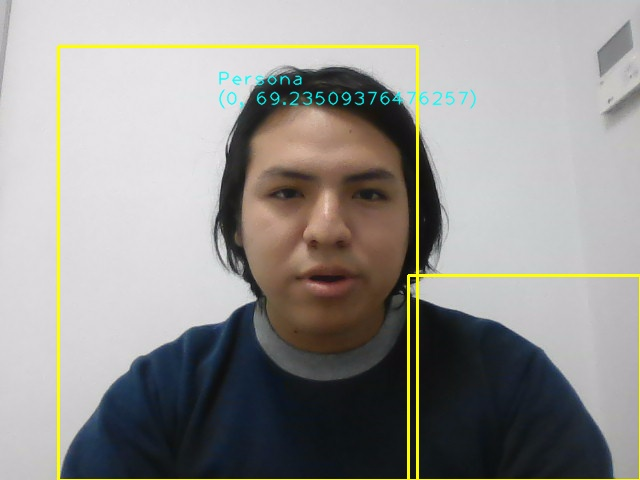
#> input picture Rostro encontrado/IMAGEN_104.jpg, 640 x 480 px, given in place of the camera
$ python almacenRostros.py 'Rostro encontrado/IMAGEN_104.jpg'
#> lines starting #> are read from the running program, lines starting #| are printed output that depends on the picture; after the words box and inside, x2 and y2 are one past the last pixel; in counts of white or black regions, pixels touching at a corner belong together
import cv2
import os
import sys
import subprocess

def entrenar():
    subprocess.Popen(['python', 'trainingFaces.py'])


def guardarNuevoRostro(nombreCarpeta):
#> called with nombreCarpeta = 'Rostro encontrado/IMAGEN_104.jpg'
    ruta1 = "rostros"
    if not os.path.exists(ruta1):
        print("Carpeta creada", ruta1)
        os.makedirs(ruta1)

    rutaunida = os.path.join(ruta1,nombreCarpeta)

    if not os.path.exists(rutaunida):
        print("Carpeta creada", rutaunida)
        os.makedirs(rutaunida)

    camara = cv2.VideoCapture(0, cv2.CAP_DSHOW)
    rostrosEntrenado = cv2.CascadeClassifier(cv2.data.haarcascades + "haarcascade_frontalface_default.xml")

    count = 0

    while(camara.isOpened()):
        ret,imagen=camara.read()
#> imagen is the input picture: shape (480, 640, 3); mean B, G, R 144.9, 148.2, 149.8
        imagen = cv2.flip(imagen,1)
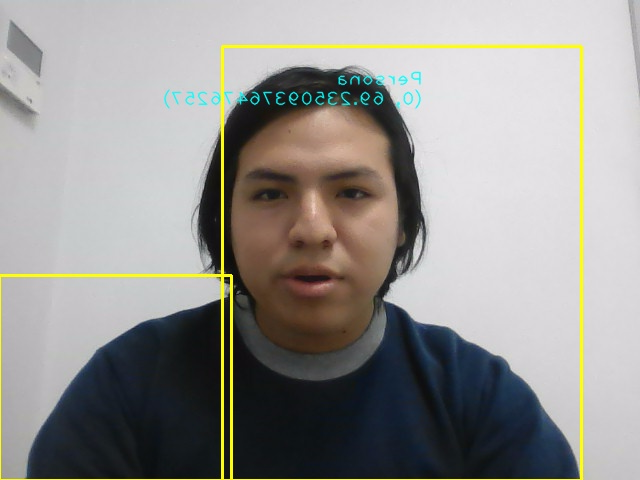
#> imagen: shape (480, 640, 3); mean B, G, R 144.9, 148.2, 149.8
        gray = cv2.cvtColor(imagen, cv2.COLOR_BGR2GRAY)
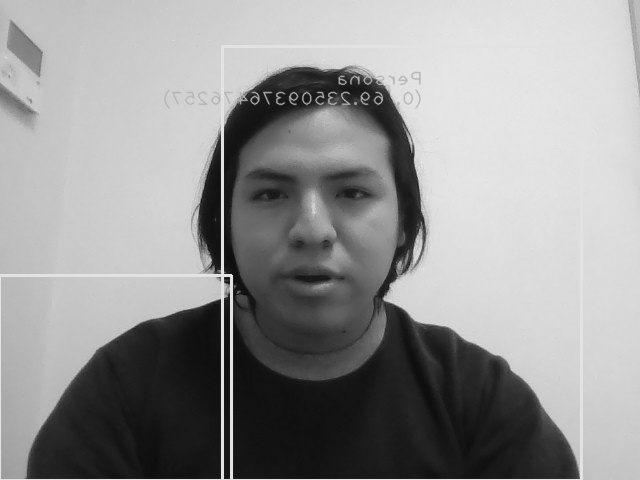
#> gray: shape (480, 640); min 10, max 233, mean 148.3
        auximagen = imagen.copy()
        rostro = rostrosEntrenado.detectMultiScale(gray, 1.1, 5)
#> rostro = [[207, 111, 209, 209]]

        for (x,y,w,h) in rostro:
            cv2.rectangle(imagen, (x,y), ((x+w),(y+h)),(129,0,255),2)
            capturado = auximagen[y:y+h,x:x+w]
            capturado = cv2.resize(capturado,(150,150),interpolation=cv2.INTER_CUBIC)
            if count<100:
                cv2.imwrite(os.path.join(rutaunida, "ROSTRO_{}.jpg".format(count)), capturado)
                cv2.imshow("video",capturado)
                count = count+1
#> this loop made 1 pass
#> (x, y, w, h, count) on pass 1: (207, 111, 209, 209, 1)
#> pass 1, in guardarNuevoRostro, `capturado = auximagen[y:y+h,x:x+w]`:
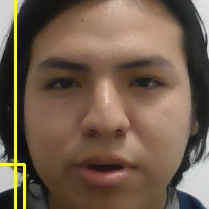
#> capturado: shape (209, 209, 3); mean B, G, R 76.3, 93.7, 114.8
#> pass 1, in guardarNuevoRostro, `capturado = cv2.resize(capturado,(150,150),interpolation=cv2.INTER_CUB..`:
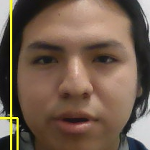
#> capturado: shape (150, 150, 3); mean B, G, R 76.4, 93.5, 114.6
#> after the loop:
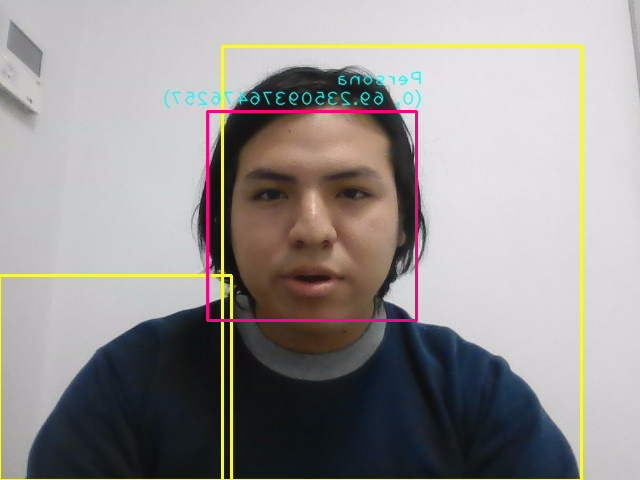
#> imagen: shape (480, 640, 3); 0.82% of pixels changed, all inside (x1, y1, x2, y2) = (206, 110, 418, 322)
#> after the loop, count = 1

        cv2.rectangle(imagen, (10,5), (420,25),(0,255,255),-1)
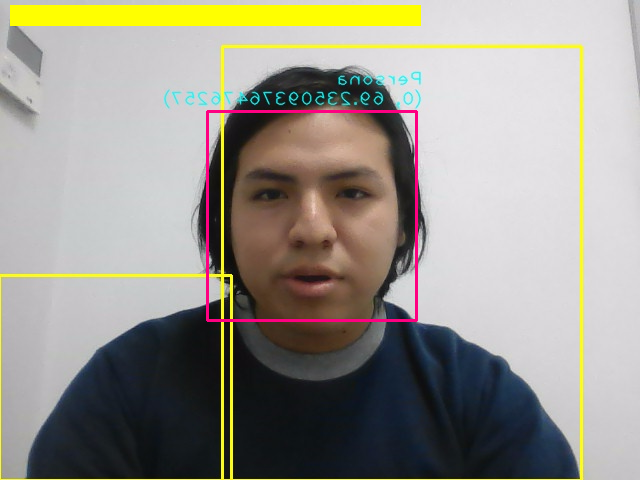
#> imagen: shape (480, 640, 3); 2.81% of pixels changed, all inside (x1, y1, x2, y2) = (10, 5, 421, 26)
        cv2.imshow("imagen",imagen)
        if cv2.waitKey(1) & 0XFF  == ord("S"):
#> (key Esc is pressed here)
            break

    camara.release()
    cv2.destroyAllWindows()

if __name__ == "__main__":
    if len(sys.argv) > 1:
        guardarNuevoRostro(sys.argv[1])
        entrenar()
    else:
        print("Por favor, proporciona el nombre de la carpeta.")
